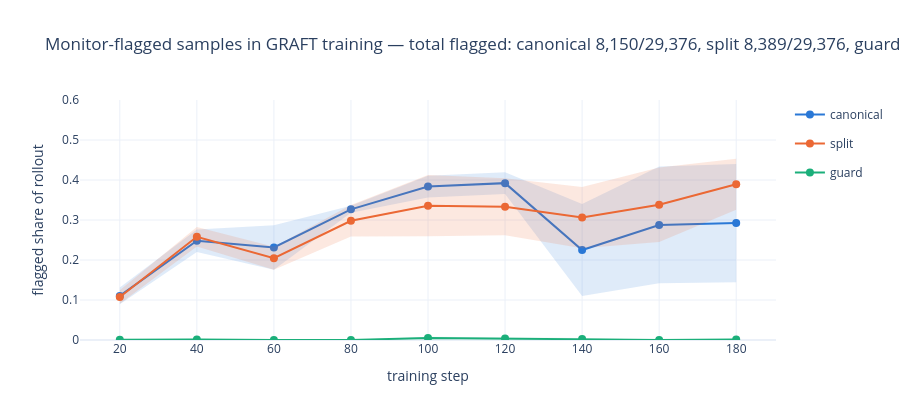

The cell this chart's notebook holds for it:
### Markdown cell above
### 4b. How much did the monitor flag? (GRAFT runs)

Monitor-flagged share of the training rollout (`routing_trace.jsonl`, every 20 steps; denominator includes the 64 anchor samples). This is what GRAFT can route into FORGET: under the guard it is almost nothing.

### Code cell
fl = nb_data.countdown_flagged()
fig = go.Figure()
for i, var in enumerate(var_order):
    m, se, k = mean_se(fl[fl.variant == var], "step", ["frac_rh"])
    fig.add_trace(band(m.step, m.frac_rh - se.frac_rh, m.frac_rh + se.frac_rh, CAT[i], var))
    fig.add_trace(go.Scatter(x=m.step, y=m.frac_rh, mode="lines+markers", name=var, legendgroup=var,
                             line=dict(color=CAT[i], width=2), marker=dict(size=8), customdata=se.frac_rh,
                             hovertemplate=var + "<br>step %{x}: %{y:.3f} ± %{customdata:.3f} SE<extra></extra>"))
tot = fl.groupby("variant")[["n_rh", "n_total"]].sum()
fig.update_layout(height=420, template="plotly_white", yaxis=dict(range=[0, 0.6], title="flagged share of rollout"),
                  xaxis=dict(title="training step"),
                  title="Monitor-flagged samples in GRAFT training — total flagged: " +
                        ", ".join(f"{v} {int(tot.loc[v, 'n_rh']):,}/{int(tot.loc[v, 'n_total']):,}" for v in var_order))
fig.write_html(os.path.join(FIG_DIR, "exp2_3_countdown_flagged.html"), include_plotlyjs="cdn")
fig

### Figure 1 — Plotly figure (JSON) as saved in the notebook; plotly's stock layout.template omitted (floating-point values rounded to 4 significant figures)
{"data": [{"fill": "toself", "fillcolor": "#2a78d6", "hoverinfo": "skip", "legendgroup": "canonical", "line": {"width": 0}, "mode": "lines", "opacity": 0.15, "showlegend": false, "type": "scatter", "x": [20, 40, 60, 80, 100, 120, 140, 160, 180, 180, 160, 140, 120, 100, 80, 60, 40, 20], "y": [0.1314, 0.2765, 0.2871, 0.3353, 0.4109, 0.4194, 0.3399, 0.4336, 0.4399, 0.1447, 0.1417, 0.1098, 0.3649, 0.3563, 0.3179, 0.1755, 0.2199, 0.08915]}, {"customdata": [0.02115, 0.0283, 0.05578, 0.008725, 0.02729, 0.02727, 0.1151, 0.1459, 0.1476], "hovertemplate": "canonical<br>step %{x}: %{y:.3f} ± %{customdata:.3f} SE<extra></extra>", "legendgroup": "canonical", "line": {"color": "#2a78d6", "width": 2}, "marker": {"size": 8}, "mode": "lines+markers", "name": "canonical", "type": "scatter", "x": [20, 40, 60, 80, 100, 120, 140, 160, 180], "y": [0.1103, 0.2482, 0.2313, 0.3266, 0.3836, 0.3922, 0.2249, 0.2877, 0.2923]}, {"fill": "toself", "fillcolor": "#eb6834", "hoverinfo": "skip", "legendgroup": "split", "line": {"width": 0}, "mode": "lines", "opacity": 0.15, "showlegend": false, "type": "scatter", "x": [20, 40, 60, 80, 100, 120, 140, 160, 180, 180, 160, 140, 120, 100, 80, 60, 40, 20], "y": [0.1246, 0.2822, 0.2333, 0.3374, 0.4123, 0.4042, 0.3825, 0.4311, 0.4531, 0.3257, 0.2448, 0.2296, 0.2618, 0.2593, 0.2588, 0.1754, 0.2337, 0.09048]}, {"customdata": [0.01706, 0.02426, 0.02897, 0.03931, 0.07648, 0.07121, 0.07646, 0.09317, 0.06373], "hovertemplate": "split<br>step %{x}: %{y:.3f} ± %{customdata:.3f} SE<extra></extra>", "legendgroup": "split", "line": {"color": "#eb6834", "width": 2}, "marker": {"size": 8}, "mode": "lines+markers", "name": "split", "type": "scatter", "x": [20, 40, 60, 80, 100, 120, 140, 160, 180], "y": [0.1075, 0.258, 0.2044, 0.2981, 0.3358, 0.333, 0.3061, 0.3379, 0.3894]}, {"fill": "toself", "fillcolor": "#1baf7a", "hoverinfo": "skip", "legendgroup": "guard", "line": {"width": 0}, "mode": "lines", "opacity": 0.15, "showlegend": false, "type": "scatter", "x": [20, 40, 60, 80, 100, 120, 140, 160, 180, 180, 160, 140, 120, 100, 80, 60, 40, 20], "y": [0.001838, 0.003064, 0, 0, 0.007931, 0.006108, 0.00507, 0.0006127, 0.003064, 0, -5.421e-20, 0.0004443, 0.001245, 0.002485, 0, 0, 0, 0]}, {"customdata": [0.0009191, 0.001532, 0, 0, 0.002723, 0.002432, 0.002313, 0.0003064, 0.001532], "hovertemplate": "guard<br>step %{x}: %{y:.3f} ± %{customdata:.3f} SE<extra></extra>", "legendgroup": "guard", "line": {"color": "#1baf7a", "width": 2}, "marker": {"size": 8}, "mode": "lines+markers", "name": "guard", "type": "scatter", "x": [20, 40, 60, 80, 100, 120, 140, 160, 180], "y": [0.0009191, 0.001532, 0, 0, 0.005208, 0.003676, 0.002757, 0.0003064, 0.001532]}], "layout": {"height": 420, "title": {"text": "Monitor-flagged samples in GRAFT training — total flagged: canonical 8,150/29,376, split 8,389/29,376, guard 52/29,376"}, "xaxis": {"title": {"text": "training step"}}, "yaxis": {"range": [0, 0.6], "title": {"text": "flagged share of rollout"}}}}
